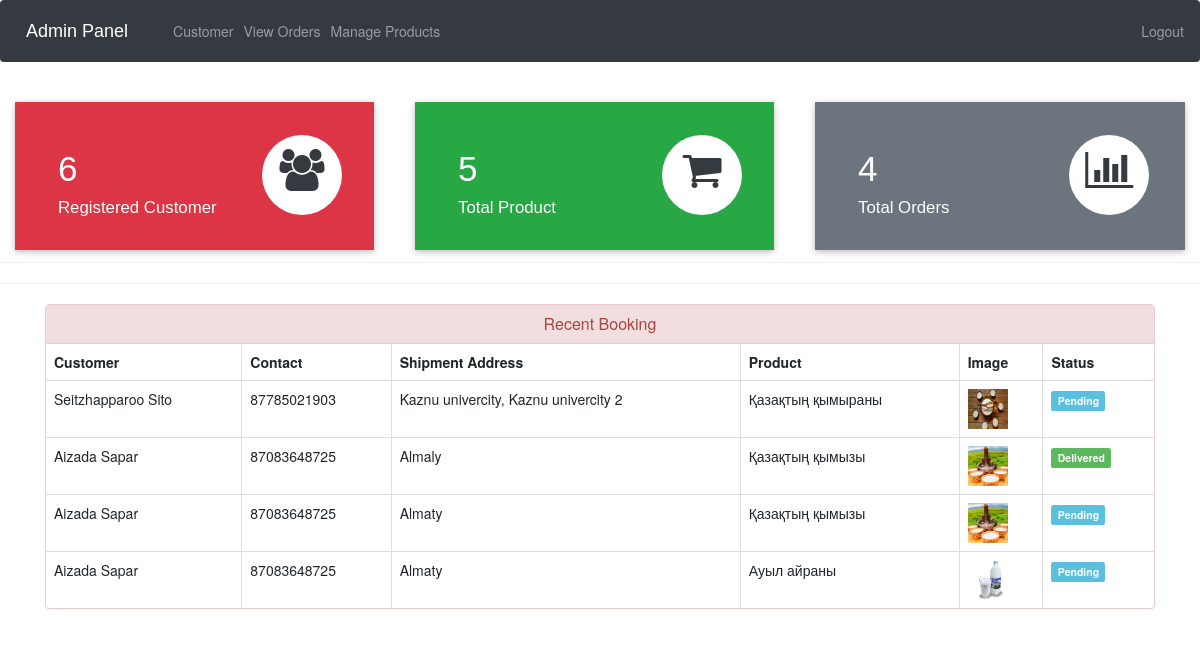
Page /admin-dashboard (signed in) on the committed database.
### ecom/models.py (models this page shows, shortened)
class Customer(models.Model):
    user=models.OneToOneField(User,on_delete=models.CASCADE)
    profile_pic= models.ImageField(upload_to='profile_pic/CustomerProfilePic/',null=True,blank=True)
    address = models.CharField(max_length=40)
    mobile = models.CharField(max_length=20,null=False)
    @property
    def get_name(self):
        return self.user.first_name+" "+self.user.last_name

class Orders(models.Model):
    STATUS =(
        ('Pending','Pending'),
        ('Order Confirmed','Order Confirmed'),
        ('Out for Delivery','Out for Delivery'),
        ('Delivered','Delivered'),
    )
    customer=models.ForeignKey('Customer', on_delete=models.CASCADE,null=True)
    product=models.ForeignKey('Product',on_delete=models.CASCADE,null=True)
    email = models.CharField(max_length=50,null=True)
    address = models.CharField(max_length=500,null=True)
    mobile = models.CharField(max_length=20,null=True)
    order_date= models.DateField(auto_now_add=True,null=True)
    status=models.CharField(max_length=50,null=True,choices=STATUS)

class Product(models.Model):
    name=models.CharField(max_length=40)
    product_image= models.ImageField(upload_to='product_image/',null=True,blank=True)
    price = models.PositiveIntegerField()
    description=models.CharField(max_length=40)

### ecom/views.py (the view)
# urls.py: path('admin-dashboard', views.admin_dashboard_view,name='admin-dashboard'),
@login_required(login_url='adminlogin')
def admin_dashboard_view(request):
    customercount=models.Customer.objects.all().count()
    productcount=models.Product.objects.all().count()
    ordercount=models.Orders.objects.all().count()
    orders=models.Orders.objects.all()
    ordered_products=[]
    ordered_bys=[]
    for order in orders:
        ordered_product=models.Product.objects.all().filter(id=order.product.id)
        ordered_by=models.Customer.objects.all().filter(id = order.customer.id)
        ordered_products.append(ordered_product)
        ordered_bys.append(ordered_by)
    mydict={
    'customercount':customercount,
    'productcount':productcount,
    'ordercount':ordercount,
    'data':zip(ordered_products,ordered_bys,orders),
    }
    return render(request,'ecom/admin_dashboard.html',context=mydict)

### templates/ecom/admin_dashboard.html
{% extends 'ecom/admin_base.html' %}
{% load static %}
{% block content %}
<br>
{%include 'ecom/admin_dashboard_cards.html'%}
<br><br><br><br><br>
<hr><hr>
<div class="container" >
    <div class="panel panel-danger" >
      <div class="panel-heading" style="text-align:center;">
        <h6 class="panel-title">Recent Booking</h6>
      </div>
      <table class="table table-hover table-bordered" id="dev-table">
        <thead>
          <tr>
            <th>Customer</th>
            <th>Contact</th>
            <th>Shipment Address</th>
            <th>Product</th>
            <th>Image</th>
            <th>Status</th>
          </tr>
        </thead>
        {% for product,customer,order in data %}
        <tr>
          {% for c in customer %}
          <td> {{c.get_name}}</td>
          <td>{{c.mobile}}</td>
          <td>{{order.address}}</td>
          {% endfor %}
          {% for p in product %}
          <td> {{p.name}}</td>
          <td> <img src="{% static p.product_image.url %}" alt="Profile Pic" height="40px" width="40px" /></td>
          {% if order.status == 'Pending'%}
          <td> <span class="label label-info">{{order.status}}</span></td>
          {% elif order.status == 'Delivered' %}
          <td> <span class="label label-success">{{order.status}}</span></td>
          {% elif order.status == 'Out for Delivery' %}
          <td> <span class="label label-warning">{{order.status}}</span></td>
          {%else%}
            <td> <span class="label label-primary">{{order.status}}</span></td>
          {%endif%}
          {% endfor %}
        </tr>
        {% endfor %}
      </table>
  </div>
</div>
{% endblock content %}

### templates/ecom/admin_base.html (shortened to what this page needs)
<!DOCTYPE html>
{% load static %}
<html lang="en">
<head>
  <link rel="stylesheet" href="https://stackpath.bootstrapcdn.com/bootstrap/4.3.1/css/bootstrap.min.css">
  <link rel="stylesheet" href="https://maxcdn.bootstrapcdn.com/font-awesome/4.7.0/css/font-awesome.min.css">
</head>
<body>
  <div class="bs-example">
    <nav class="navbar navbar-expand-md navbar-dark fixed-top" style="background:#343A40;">
      <a href="/" class="navbar-brand">Admin Panel</a>
      <div class="collapse navbar-collapse justify-content-between" id="navbarCollapse">
        <div class="navbar-nav">
          <a href="/view-customer" class="nav-item nav-link">Customer</a>
          <a href="/admin-view-booking" class="nav-item nav-link">View Orders</a>
          <a href="/admin-products" class="nav-item nav-link">Manage Products</a>
        </div>
        <div class="navbar-nav navbar-right">
          <a href="/logout" class="nav-item nav-link"> Logout</a>
        </div>
      </div>
    </nav>
  </div>
  {% block content %}
  {% endblock content %}
<br><br><br><br><br><br><br><br>
</body>
</html>

### templates/ecom/admin_dashboard_cards.html (shortened to what this page needs)
<!DOCTYPE html>
<html lang="en" dir="ltr">
<head>
  <link rel="stylesheet" href="https://maxcdn.bootstrapcdn.com/bootstrap/3.4.1/css/bootstrap.min.css">
  <link rel="stylesheet" href="https://cdnjs.cloudflare.com/ajax/libs/font-awesome/4.7.0/css/font-awesome.min.css">
</head>
<body>
  <div class="market-updates">
    <div class="col-md-4 market-update-gd">
      <div class="market-update-block clr-block-1">
        <div class="col-md-8 market-update-left">
          <h3>{{customercount}}</h3>
          <h4>Registered Customer</h4>
        </div>
        <div class="col-md-4 market-update-right">
          <i class="fa fa-users"></i>
        </div>
        <div class="clearfix"> </div>
      </div>
    </div>
    <div class="col-md-4 market-update-gd">
      <div class="market-update-block clr-block-2">
        <div class="col-md-8 market-update-left">
          <h3>{{productcount}}</h3>
          <h4>Total Product</h4>
        </div>
        <div class="col-md-4 market-update-right">
          <i class="fa fa-shopping-cart"></i>
        </div>
        <div class="clearfix"> </div>
      </div>
    </div>
    <div class="col-md-4 market-update-gd">
      <div class="market-update-block clr-block-3">
        <div class="col-md-8 market-update-left">
          <h3>{{ordercount}}</h3>
          <h4>Total Orders</h4>
        </div>
        <div class="col-md-4 market-update-right">
          <i class="fa fa-bar-chart"> </i>
        </div>
        <div class="clearfix"> </div>
      </div>
    </div>
  </div>
  <br><br>
</body>
</html>

### templates/ecom/admin_base.html (style rules this page uses)
.bs-example { margin: 0px; }
.navbar-brand { font-size: 20px; font-family: sans-serif; }
.fa { font-size: 23px; width: 60px; text-align: center; text-decoration: none; margin: 5px 2px; border-radius: 50%; }

### templates/ecom/admin_dashboard_cards.html (style rules this page uses)
.market-update-block { padding: 2em 2em; background: #999; }
.market-update-block h3 { color: #fff; font-size: 2.5em; font-family: 'Carrois Gothic', sans-serif; }
.market-update-block h4 { font-size: 1.2em; color: #fff; margin: 0.3em 0em; font-family: 'Carrois Gothic', sans-serif; }
.market-update-block.clr-block-1 { background: #DC3545; margin-right: 0.8em; box-shadow: 0 2px 5px 0 rgba(0, 0, 0, 0.16), 0 2px 10px 0 rgba(0, 0, 0, 0.12); transition: 0.5s all; -webkit-transition: 0.5s all; -moz-transition: 0.5s all; -o-transition: 0.5s all; }
.market-update-block.clr-block-2 { background: #28A745; margin-right: 0.8em; box-shadow: 0 2px 5px 0 rgba(0, 0, 0, 0.16), 0 2px 10px 0 rgba(0, 0, 0, 0.12); transition: 0.5s all; -webkit-transition: 0.5s all; -moz-transition: 0.5s all; -o-transition: 0.5s all; }
.market-update-block.clr-block-3 { background: #6C757D; box-shadow: 0 2px 5px 0 rgba(0, 0, 0, 0.16), 0 2px 10px 0 rgba(0, 0, 0, 0.12); transition: 0.5s all; -webkit-transition: 0.5s all; -moz-transition: 0.5s all; -o-transition: 0.5s all; }
.market-update-right i.fa.fa-users { font-size: 3em; color: #343A40; width: 80px; height: 80px; background: #fff; text-align: center; border-radius: 49px; -webkit-border-radius: 49px; -moz-border-radius: 49px; -o-border-radius: 49px; line-height: 1.7em; }
.market-update-right i.fa.fa-shopping-cart { font-size: 3em; color: #343A40; width: 80px; height: 80px; background: #fff; text-align: center; border-radius: 49px; -webkit-border-radius: 49px; -moz-border-radius: 49px; -o-border-radius: 49px; line-height: 1.7em; }
.market-update-right i.fa.fa-bar-chart { font-size: 3em; color: #343A40; width: 80px; height: 80px; background: #fff; text-align: center; border-radius: 49px; -webkit-border-radius: 49px; -moz-border-radius: 49px; -o-border-radius: 49px; line-height: 1.7em; }
.market-update-left { padding: 0px; }

### rows in the picture
Orders: address "Kaznu univercity, Kaznu univercity 2", status "Pending"
Customer: get_name "Seitzhapparoo Sito", mobile "87785021903"
Product: name "Қазақтың қымыраны", product_image (picture)
Orders: address "Almaly", status "Delivered"
Customer: get_name "Aizada Sapar", mobile "87083648725"
Product: name "Қазақтың қымызы", product_image (picture)
Orders: address "Almaty", status "Pending"
Orders: address "Almaty", status "Pending"
Product: name "Ауыл айраны", product_image (picture)

### other values in the picture
{{ customercount }} "6"
{{ productcount }} "5"
{{ ordercount }} "4"
